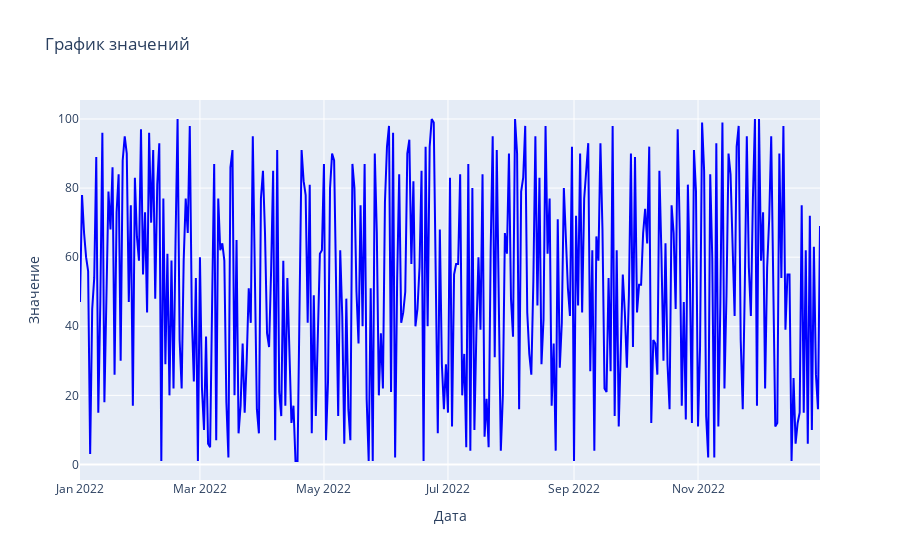

This figure's notebook cell:
### Code cell
import plotly.graph_objects as go
import pandas as pd

# Загрузка данных
data = pd.read_csv('data1.csv')

# Создание графика
fig = go.Figure(data=go.Scatter(
    x=data['Date'],
    y=data['Value'],
    mode='lines',
    marker=dict(color='blue'),
    name='Значение'
))

# Настройка внешнего вида графика
fig.update_layout(
    title='График значений',
    xaxis=dict(title='Дата'),
    yaxis=dict(title='Значение')
)

# Отображение графика
fig.show()

### Figure 1 — Plotly figure (JSON) as saved in the notebook; plotly's stock layout.template omitted (floating-point values rounded to 4 significant figures; data arrays with more than 128 entries replaced by an {"elided": "..."} marker saying what was removed)
{"data": [{"marker": {"color": "blue"}, "mode": "lines", "name": "Значение", "type": "scatter", "x": {"elided": "365 str values"}, "y": {"elided": "365 int values"}}], "layout": {"title": {"text": "График значений"}, "xaxis": {"title": {"text": "Дата"}}, "yaxis": {"title": {"text": "Значение"}}}}
